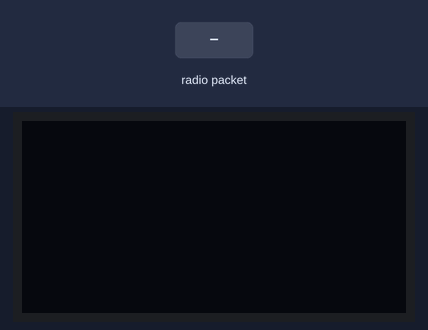
A sketch run on a simulated ESP32. On the bench: 128×64 one-colour display. The test bench sets the inputs (shaded band). No radio packets arrive unless stated; what the sketch prints to the serial monitor is not drawn.

Above: at 1.2 s.
1.3 s: radio packet "5" arrives
At 3.4 s:
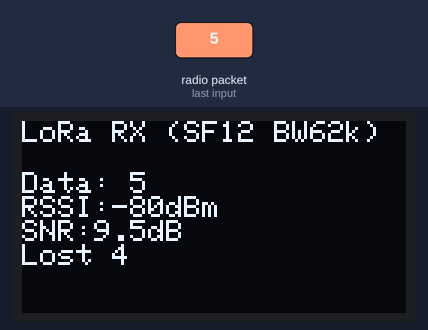
3.8 s: radio packet "90" arrives
At 5.3 s:
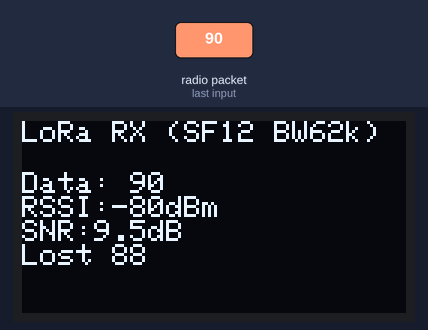
6.3 s: radio packet "200" arrives
At 8.4 s:
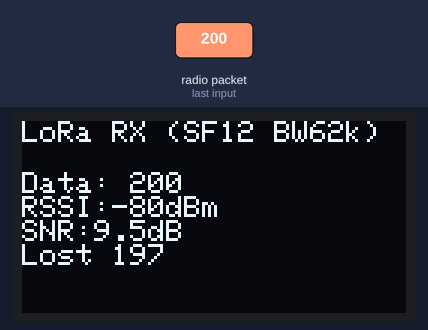
Timing chart, 0 to 9.9 s (numbered marks = the images above; inputs shaded):
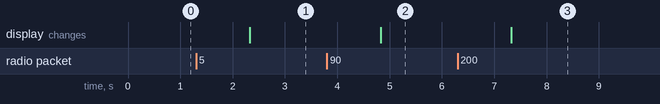

Measured:
- after the input at 1.3 s, the display: changes after 1.0 s (image 1)
- after the input at 3.8 s, the display: changes after 1.0 s (image 2)
- after the input at 6.3 s, the display: changes after 1.0 s (image 3)

The sketch:

RX_v3.ino
```cpp
#include <SPI.h>
#include <LoRa.h>
#include <Wire.h>
#include <Adafruit_GFX.h>
#include <Adafruit_SSD1306.h>

/* ---------- Same pin map ---------- */
#define LORA_SCK   23
#define LORA_MISO  19
#define LORA_MOSI  18
#define LORA_SS     5
#define LORA_RST   14
#define LORA_DIO0  22

#define OLED_SDA   27
#define OLED_SCL   26
#define SCREEN_W 128
#define SCREEN_H  64
#define OLED_RST  -1

Adafruit_SSD1306 display(SCREEN_W, SCREEN_H, &Wire, OLED_RST);

uint32_t lastCnt = 0;
uint32_t lost    = 0;

void setup() {
  Serial.begin(115200);
  SPI.begin(LORA_SCK, LORA_MISO, LORA_MOSI, LORA_SS);

  Wire.begin(OLED_SDA, OLED_SCL);
  display.begin(SSD1306_SWITCHCAPVCC, 0x3C);
  display.clearDisplay(); display.display();

  LoRa.setPins(LORA_SS, LORA_RST, LORA_DIO0);
  while (!LoRa.begin(433E6)) { delay(500); }

  /* replicate TX parameters */
  LoRa.setSpreadingFactor(12);
  LoRa.setSignalBandwidth(62.5E3);
  LoRa.setCodingRate4(8);
  LoRa.setPreambleLength(12);
  LoRa.setGain(6);
  LoRa.enableCrc();

  Serial.println("LoRa RX ready");
}

void loop() {
  int pktSize = LoRa.parsePacket();
  if (!pktSize) return;

  String recv = LoRa.readString();
  int rssi = LoRa.packetRssi();
  float snr = LoRa.packetSnr();

  /* --- extract counter --- */
  uint32_t id = recv.substring(0, recv.indexOf(':')).toInt();
  if (id > lastCnt + 1) lost += (id - lastCnt - 1);
  lastCnt = id;

  Serial.printf("ID:%lu  RSSI:%d  SNR:%.1f  \"%s\"\n", id, rssi, snr, recv.c_str());
  drawScreen(id, rssi, snr, lost);
}

/* ---------- OLED helper ---------- */
void drawScreen(uint32_t id, int rssi, float snr, uint32_t lost) {
  display.clearDisplay();
  display.setTextSize(1);
  display.setTextColor(WHITE);
  display.setCursor(0,0);
  display.println("LoRa RX (SF12 BW62k)");
  display.setCursor(0,17);
  display.print("Data: "); display.println(id);
  display.print("RSSI:"); display.print(rssi); display.println("dBm");
  display.print("SNR:"); display.print(snr,1); display.println("dB");
  display.print("Lost "); display.println(lost);
  display.display();
}
```
